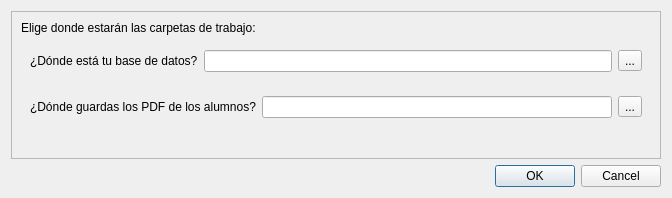
<?xml version="1.0" encoding="UTF-8"?>
<ui version="4.0">
 <class>Ventana_Directorios</class>
 <widget class="QDialog" name="Ventana_Directorios">
  <property name="geometry">
   <rect>
    <x>0</x>
    <y>0</y>
    <width>672</width>
    <height>198</height>
   </rect>
  </property>
  <property name="minimumSize">
   <size>
    <width>672</width>
    <height>198</height>
   </size>
  </property>
  <property name="maximumSize">
   <size>
    <width>672</width>
    <height>198</height>
   </size>
  </property>
  <property name="windowTitle">
   <string>Elige tus directorios</string>
  </property>
  <layout class="QVBoxLayout" name="verticalLayout">
   <item>
    <widget class="QFrame" name="frame">
     <property name="frameShape">
      <enum>QFrame::StyledPanel</enum>
     </property>
     <property name="frameShadow">
      <enum>QFrame::Raised</enum>
     </property>
     <layout class="QVBoxLayout" name="verticalLayout_2">
      <item>
       <widget class="QLabel" name="label">
        <property name="text">
         <string>&lt;html&gt;&lt;head/&gt;&lt;body&gt;&lt;p&gt;Elige donde estarán las carpetas de trabajo:&lt;/p&gt;&lt;/body&gt;&lt;/html&gt;</string>
        </property>
       </widget>
      </item>
      <item>
       <widget class="QWidget" name="widget" native="true">
        <layout class="QHBoxLayout" name="horizontalLayout">
         <item>
          <widget class="QLabel" name="label_2">
           <property name="text">
            <string>&lt;html&gt;&lt;head/&gt;&lt;body&gt;&lt;p&gt;¿Dónde está tu base de datos?&lt;/p&gt;&lt;/body&gt;&lt;/html&gt;</string>
           </property>
          </widget>
         </item>
         <item>
          <widget class="QLineEdit" name="Entrada_BaseDatos"/>
         </item>
         <item>
          <widget class="QToolButton" name="Boton_BaseDatos">
           <property name="text">
            <string>...</string>
           </property>
          </widget>
         </item>
        </layout>
       </widget>
      </item>
      <item>
       <widget class="QWidget" name="widget_2" native="true">
        <layout class="QHBoxLayout" name="horizontalLayout_2">
         <item>
          <widget class="QLabel" name="label_3">
           <property name="text">
            <string>&lt;html&gt;&lt;head/&gt;&lt;body&gt;&lt;p&gt;¿Dónde guardas los PDF de los alumnos?&lt;/p&gt;&lt;/body&gt;&lt;/html&gt;</string>
           </property>
          </widget>
         </item>
         <item>
          <widget class="QLineEdit" name="Entrada_BasePDF"/>
         </item>
         <item>
          <widget class="QToolButton" name="Boton_BasePDF">
           <property name="text">
            <string>...</string>
           </property>
          </widget>
         </item>
        </layout>
       </widget>
      </item>
      <item>
       <spacer name="verticalSpacer">
        <property name="orientation">
         <enum>Qt::Vertical</enum>
        </property>
        <property name="sizeHint" stdset="0">
         <size>
          <width>20</width>
          <height>40</height>
         </size>
        </property>
       </spacer>
      </item>
     </layout>
    </widget>
   </item>
   <item>
    <widget class="QDialogButtonBox" name="buttonBox">
     <property name="orientation">
      <enum>Qt::Horizontal</enum>
     </property>
     <property name="standardButtons">
      <set>QDialogButtonBox::Cancel|QDialogButtonBox::Ok</set>
     </property>
    </widget>
   </item>
  </layout>
 </widget>
 <resources/>
 <connections>
  <connection>
   <sender>buttonBox</sender>
   <signal>accepted()</signal>
   <receiver>Ventana_Directorios</receiver>
   <slot>accept()</slot>
   <hints>
    <hint type="sourcelabel">
     <x>248</x>
     <y>254</y>
    </hint>
    <hint type="destinationlabel">
     <x>157</x>
     <y>274</y>
    </hint>
   </hints>
  </connection>
  <connection>
   <sender>buttonBox</sender>
   <signal>rejected()</signal>
   <receiver>Ventana_Directorios</receiver>
   <slot>reject()</slot>
   <hints>
    <hint type="sourcelabel">
     <x>316</x>
     <y>260</y>
    </hint>
    <hint type="destinationlabel">
     <x>286</x>
     <y>274</y>
    </hint>
   </hints>
  </connection>
 </connections>
</ui>
